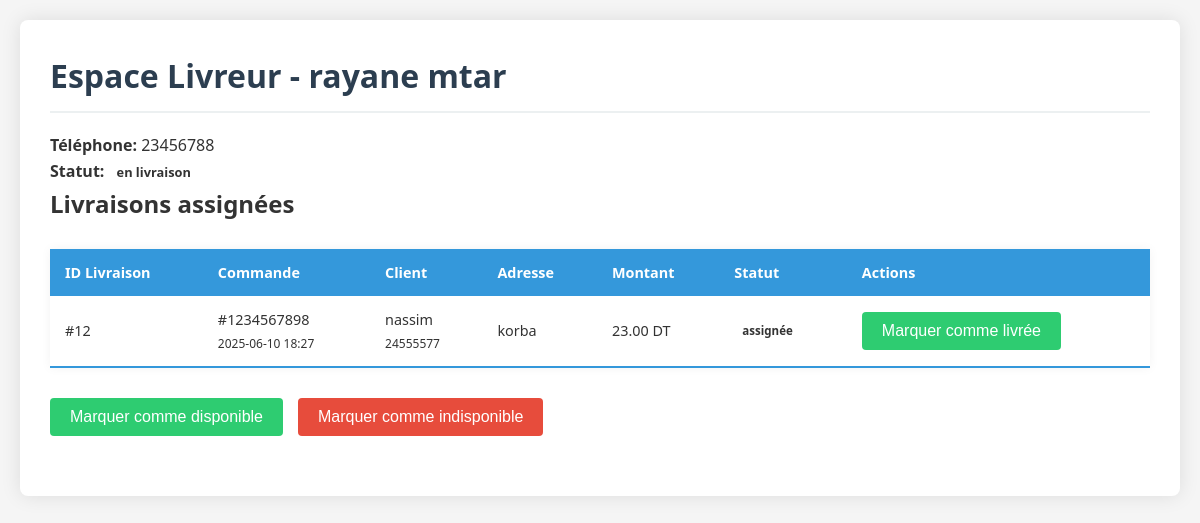
Page /connexion/livreur.php (signed in) on the committed database.
### tables this page shows
CREATE TABLE `livraisons` (
  `livraison_id` int(11) NOT NULL,
  `commande_id` int(11) NOT NULL,
  `livreur_id` int(11) NOT NULL,
  `date_assignation` datetime DEFAULT current_timestamp(),
  `statut` enum('assignée','en cours','livrée','annulée') DEFAULT 'assignée'
);

CREATE TABLE `clients` (
  `client_id` int(11) NOT NULL,
  `nom` varchar(50) NOT NULL,
  `telephone` varchar(20) NOT NULL,
  `adresse` text NOT NULL
);

CREATE TABLE `commandes` (
  `commande_id` int(11) NOT NULL,
  `client_id` int(11) NOT NULL,
  `date_commande` datetime DEFAULT current_timestamp(),
  `montant_total` decimal(10,2) NOT NULL,
  `montant_paye` decimal(10,2) DEFAULT 0.00,
  `reste` decimal(10,2) GENERATED ALWAYS AS (`montant_paye` - `montant_total`) STORED,
  `statut` enum('en attente','en préparation','assignée','en livraison','livrée','annulée') DEFAULT 'en attente',
  `notes` text DEFAULT NULL,
  `commande` varchar(1000) DEFAULT NULL
);

### connexion/livreur.php (the view, shortened to what this page needs)
<?php
$livreur = $_SESSION['livreur'];
try {
    $db = new PDO('mysql:host=127.0.0.1;dbname=bellavista;charset=utf8', 'root', '');
    $db->setAttribute(PDO::ATTR_ERRMODE, PDO::ERRMODE_EXCEPTION);
    $stmt = $db->prepare("
    SELECT l.livraison_id, l.commande_id, l.statut, l.date_assignation,
           c.client_id, cl.nom AS client_nom,
           cl.telephone, cl.adresse, c.montant_total, c.commande,
           DATE_FORMAT(c.date_commande, '%Y-%m-%d %H:%i') AS date_commande
    FROM livraisons l
    JOIN commandes c ON l.commande_id = c.commande_id
    JOIN clients cl ON c.client_id = cl.client_id
    WHERE l.livreur_id = :livreur_id
    AND l.statut != 'livrée'
    ORDER BY l.date_assignation DESC
");
    $stmt->execute([':livreur_id' => $livreur['id']]);
    $livraisons = $stmt->fetchAll(PDO::FETCH_ASSOC);
} catch (PDOException $e) {
    die("Erreur de base de données: " . $e->getMessage());
}
?>
<!DOCTYPE html>
<html lang="fr">
<head>
</head>
<body>
    <div class="container">
        <h1>Espace Livreur - <?= htmlspecialchars($livreur['prenom'] . ' ' . $livreur['nom']) ?></h1>
        <div class="livreur-info">
            <p><strong>Téléphone:</strong> <?= htmlspecialchars($livreur['telephone']) ?></p>
            <p><strong>Statut:</strong> <span class="statut-badge" data-statut="<?= htmlspecialchars($livreur['statut']) ?>">
                <?= htmlspecialchars($livreur['statut']) ?>
            </span></p>
        </div>
        <h2>Livraisons assignées</h2>
        <table class="commandes-table">
            <thead>
                <tr>
                    <th>ID Livraison</th>
                    <th>Commande</th>
                    <th>Client</th>
                    <th>Adresse</th>
                    <th>Montant</th>
                    <th>Statut</th>
                    <th>Actions</th>
                </tr>
            </thead>
            <tbody id="livraisons-list">
                <?php if (empty($livraisons)): ?>
                    <tr>
                        <td colspan="7" style="text-align: center;">Aucune livraison assignée</td>
                    </tr>
                <?php else: ?>
                    <?php foreach ($livraisons as $livraison): ?>
                        <tr>
                            <td>#<?= htmlspecialchars($livraison['livraison_id']) ?></td>
                            <td>
                                #<?= htmlspecialchars($livraison['commande_id']) ?><br>
                                <small><?= htmlspecialchars($livraison['date_commande']) ?></small>
                            </td>
                            <td>
                                <?= htmlspecialchars($livraison['client_nom']) ?><br>
                                <small><?= htmlspecialchars($livraison['telephone']) ?></small>
                            </td>
                            <td><?= htmlspecialchars($livraison['adresse']) ?></td>
                            <td><?= number_format($livraison['montant_total'], 2, '.', '') ?> DT</td>
                            <td>
                                <span class="statut-badge" data-statut="<?= htmlspecialchars($livraison['statut']) ?>">
                                    <?= htmlspecialchars($livraison['statut']) ?>
                                </span>
                            </td>
                            <td>
                                <button class="assign-btn marquer-btn" data-livraison="<?= $livraison['livraison_id'] ?>">
                                    Marquer comme livrée
                                </button>
                            </td>
                        </tr>
                    <?php endforeach; ?>
                <?php endif; ?>
            </tbody>
        </table>
        <div class="action-panel">
            <button type="button" id="disponible-btn" class="assign-btn">
                Marquer comme disponible
            </button>
            <button type="button" id="indisponible-btn" class="delete-btn">
                Marquer comme indisponible
            </button>
        </div>
    </div>
</body>
</html>

### connexion/livreur.php (style rules this page uses)
* { box-sizing: border-box; margin: 0; padding: 0; }
body { font-family: 'Segoe UI', Tahoma, Geneva, Verdana, sans-serif; line-height: 1.6; color: #333; background-color: #f5f5f5; padding: 20px; }
.container { max-width: 1200px; margin: 0 auto; background: white; padding: 30px; border-radius: 8px; box-shadow: 0 0 20px rgba(0, 0, 0, 0.1); }
h1 { color: #2c3e50; margin-bottom: 20px; padding-bottom: 10px; border-bottom: 2px solid #ecf0f1; }
.commandes-table { width: 100%; border-collapse: collapse; margin: 25px 0; font-size: 0.9em; box-shadow: 0 0 10px rgba(0, 0, 0, 0.05); }
.commandes-table thead tr { background-color: #3498db; color: white; text-align: left; }
.commandes-table th, .commandes-table td { padding: 12px 15px; }
.commandes-table tbody tr { border-bottom: 1px solid #dddddd; }
.commandes-table tbody tr:last-of-type { border-bottom: 2px solid #3498db; }
.action-panel { display: flex; gap: 15px; margin: 30px 0; align-items: center; flex-wrap: wrap; }
button { padding: 10px 20px; border: none; border-radius: 4px; cursor: pointer; font-size: 16px; font-weight: 500; transition: all 0.3s; }
.assign-btn { background-color: #2ecc71; color: white; }
.delete-btn { background-color: #e74c3c; color: white; }
.statut-badge { display: inline-block; padding: 3px 8px; border-radius: 12px; font-size: 0.8em; font-weight: bold; }

### rows in the picture
livraisons: livraison_id "12", commande "1234567898", date_commande "2025-06-10 18:27", clients.nom "nassim", clients.telephone "24555577", clients.adresse "korba", commande.montant_total "23.00", statut "assignée"

### other values in the picture
$livreur['prenom'] . ' ' . $livreur['nom'] "rayane mtar"
$livreur['telephone'] "23456788"
$livreur['statut'] "en livraison"
